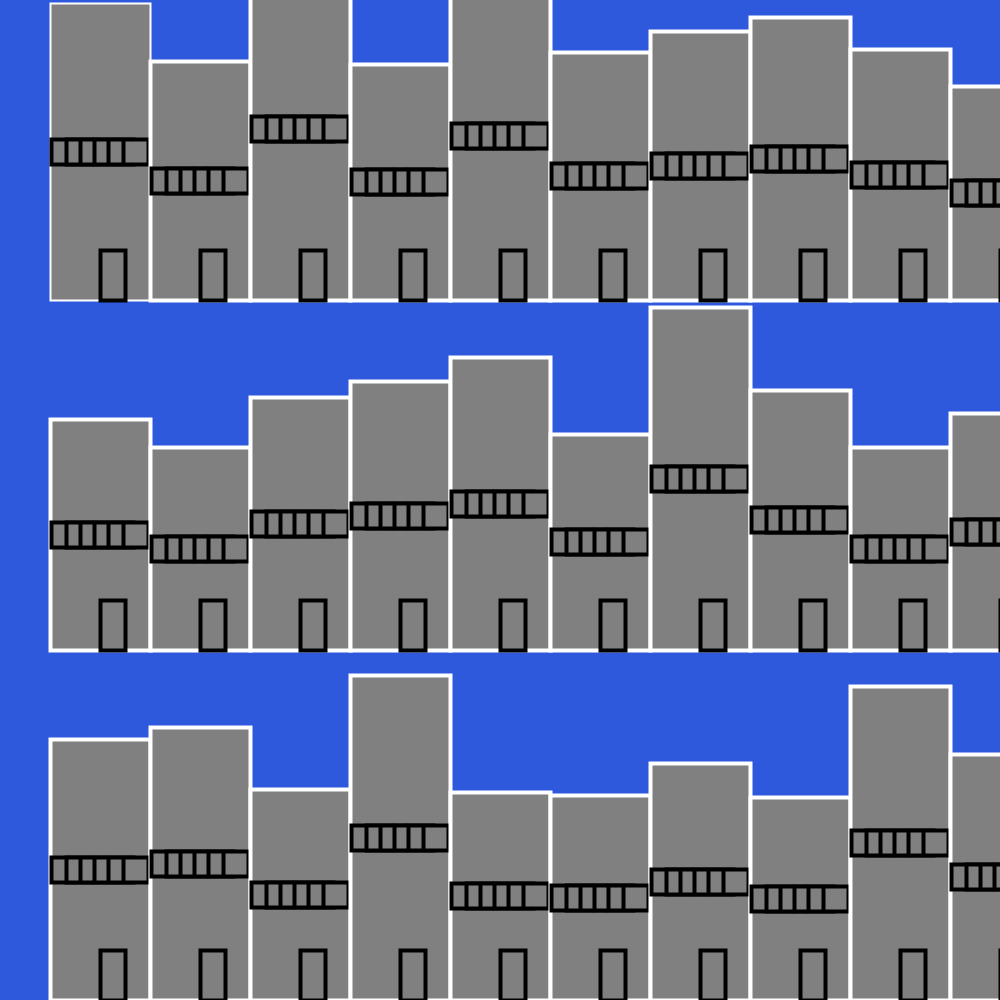
Frame 1 (no input)
Frame 60 (the mouse pressed at the canvas centre just before this capture): identical to frame 1, image omitted
Frame 120 (the mouse held since frame 60 and released just before this capture): identical to frame 1, image omitted

The Processing sketch that drew this single still picture (run headless with seeded random() and noise(); from frame 60 on, the mouse is pressed at the canvas centre):

// Processing sketch: Building_project
// ── Building_project.pde
float xCenter = 300;
float yBottom = 550;
float w = 100;
void setup () {
  background(47, 89, 221);
  size(1000, 1000);
  fill(#808080);
  strokeWeight(2);
  stroke(#808080);
  for (float row = 300; row <= 1000; row = row + 350) {
    for (float b = 100; b <= 1000; b = b + 100) {
      building(b, row, 100, random(200, 350));
    }
  }
}

void draw() {

  fill(#808080);
  stroke(#808080);
  //rect(0, 550, 600, 50);
  //stroke(255, 255, 0);

  fill(#AA4A44);
}

void building(
  float xCenter,
  float yBottom,
  float w, float h
  ) {


  stroke(255);
  rect(xCenter - w/2, yBottom - h, w, h);
  strokeWeight(4);
  stroke(0);

  //door

  rect(xCenter, yBottom - 50, w-75, 50);



  int numWindows = 6;
  float xLeft = xCenter - w/2;
  float p =1;

  push();
  rectMode(CENTER);
  while (p <= numWindows) {
    rect(xLeft + p*w/(numWindows + 1), yBottom -h/2, 25, 25);
    p=p+1;
  }

  pop();
}
